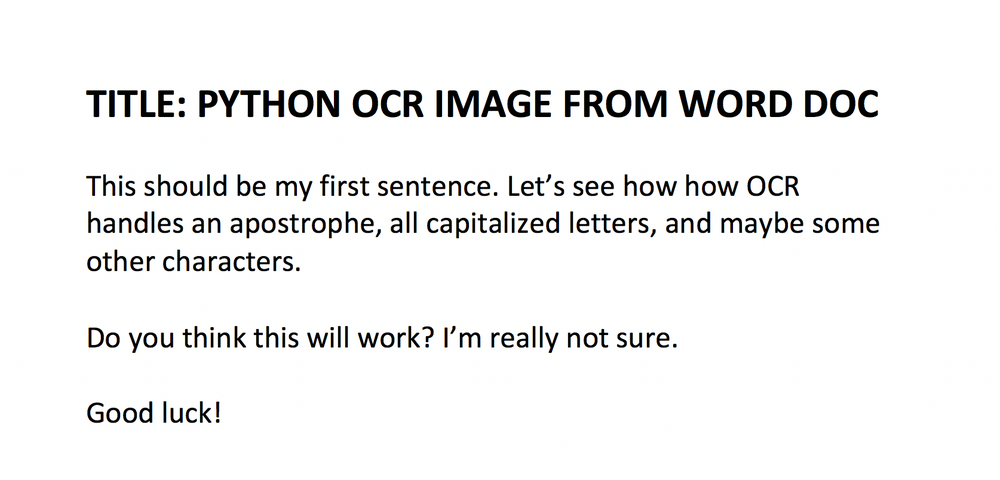
#> input picture word_doc_for_image.png, 1000 x 480 px, shrunk from 1674 x 804 before the run; its folder holds only this picture in this run
$ python ocr_clean.py --image word_doc_for_image.png   (Python 2 division)
#> lines starting #> are read from the running program, lines starting #| are printed output that depends on the picture; after the words box and inside, x2 and y2 are one past the last pixel; in counts of white or black regions, pixels touching at a corner belong together
# run the file with
# python2 ocr.py -i example_01.png
# or
# python2 ocr.py -i example_01.png --p blur

# import the necessary packages
# Image  class is required so that we can load our input image from disk in PIL format
from PIL import Image
import pytesseract
import argparse
import cv2
import os

# construct the argument parse and parse the arguments
ap = argparse.ArgumentParser()
# image
ap.add_argument("-i", "--image", required=True, help="path to input image to be OCR")
# preprocess : The preprocessing method. This switch is optional and for this tutorial and can accept two values:  thresh  (threshold) or blur
ap.add_argument("-p", "--preprocess", type=str, default="thresh", help="type of preprocessing to be done")

args = vars(ap.parse_args())

# load the example image and convert it to grayscale
image = cv2.imread(args["image"])
#> image is the input picture: shape (480, 1000, 3); mean B, G, R 242, 242, 242
gray = cv2.cvtColor(image, cv2.COLOR_BGR2GRAY)


# check to see if we should apply thresholding to preprocess the
# Next, depending on the pre-processing method specified by our command line argument,
# we will either threshold or blur the image.
if args["preprocess"] == "thresh":
	gray = cv2.threshold(gray, 0, 255,
		cv2.THRESH_BINARY | cv2.THRESH_OTSU)[1]
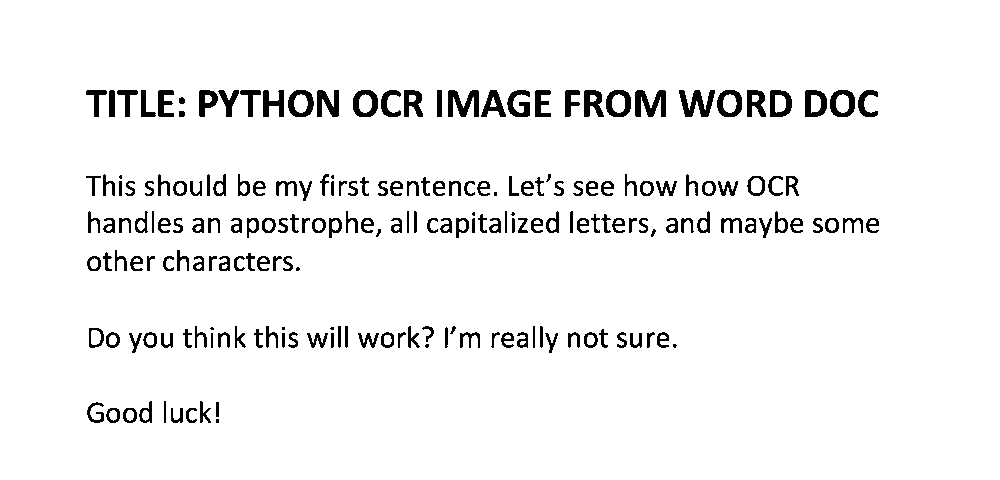
#> gray: shape (480, 1000); 94.9% white; 205 black regions (12 under 20 px), largest, box (x1, y1, x2, y2) and area: (635, 90, 666, 117) 540, (679, 90, 715, 117) 526, (448, 90, 479, 117) 524
# make a check to see if median blurring should be done to remove
# noise
elif args["preprocess"] == "blur":
	gray = cv2.medianBlur(gray, 3)

# write the grayscale image to disk as a temporary file so we can
# apply OCR to it
filename = "{}.png".format(os.getpid())
cv2.imwrite(filename, gray)

# load the image as a PIL/Pillow image, apply OCR, and then delete
# the temporary file
#> (the run stopped early here; a loop or call above may not have finished)
